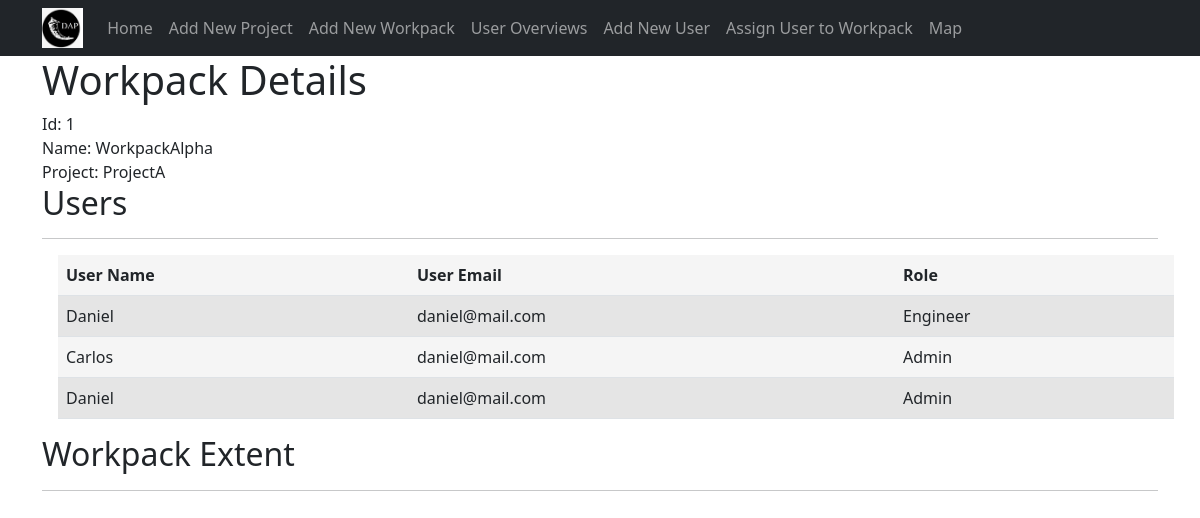
The page /workpack/1 on the database as committed earlier.
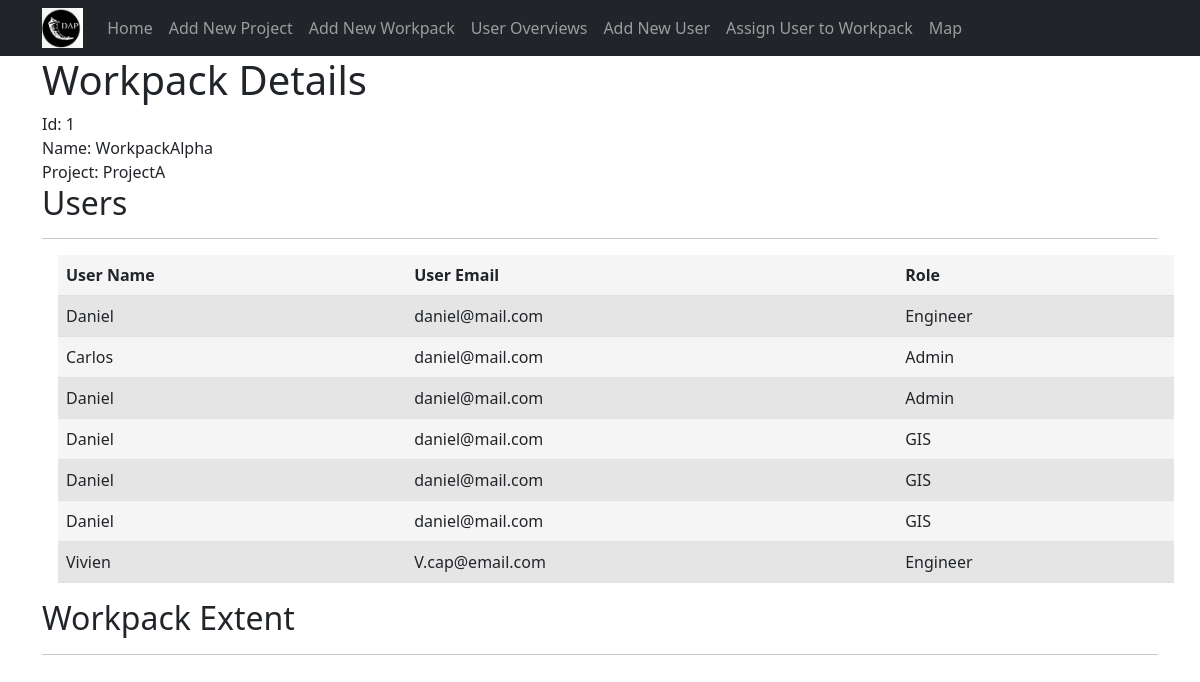
The same page on the database as committed later.
### tables this page shows
CREATE TABLE dap_workpack (
	uid integer PRIMARY KEY AUTOINCREMENT,
	workpack_name text,
	project_id integer,
	workpack_extent text
);

CREATE TABLE dap_project (
	uid integer PRIMARY KEY AUTOINCREMENT,
	project_name text,
	project_db text
);

CREATE TABLE dap_user (
	uid integer PRIMARY KEY AUTOINCREMENT,
	user_name text,
	user_email text
);

CREATE TABLE dap_role (
	uid integer PRIMARY KEY AUTOINCREMENT,
	role_name text,
	role_level integer
);

### app.py (the view)
@app.route("/workpack/<int:index>")
def workpack_view(index):
    try:
        workpack = get_specific_workpack(index)
        workpack_details = get_specific_workpack_details(index)
        wkp_headings = ("User Name", "User Email", "Role")
        wkp_data = []
        for row in workpack_details:
            wkp_data.append((row.get('user'),
                            row.get('user_email'),
                            row.get('role'))
                            )
        coords = workpack.get("extent")
        lat = float(coords.split(",")[0])
        lon = float(coords.split(",")[1])
        coords_formatted = (lat,lon
                            )
        coord_dict = {"lat": lat,
                      "lon": lon
                      }
        print (coord_dict)
        return render_template("workpack.html",
                               index=index,
                               workpack=workpack,
                               workpack_details=workpack_details,
                               headings=wkp_headings,
                               data=wkp_data,
                               coords=coord_dict
        )
    except IndexError:
        abort(404)

### app.py (called while the page is built)
@app.teardown_appcontext
def close_connection(exception):
    db = getattr(g, "_database", None)
    if db is not None:
        db.close()

### model.py (called while the page is built)
def get_db():
    db = getattr(g, "_database", None)
    if db is None:
        db = g._database = sqlite3.connect("db/dap_admin.db")
    return db

def get_workpacks():
    conn = get_db()
    c = conn.cursor()
    workpacks_from_db = c.execute("""SELECT w.uid as wkp_id,
                    p.project_name, w.workpack_name, w.workpack_extent
                    FROM
                    dap_project AS p
                    INNER JOIN dap_workpack AS w ON p.uid = w.project_id
                    ORDER BY p.uid
    """)
    workpacks = []
    for row in workpacks_from_db:
        workpack = {
            "id": row[0],
            "project": row[1],
            "workpack": row[2],
            "extent": row[3]
        }
        workpacks.append(workpack)
    return workpacks

def get_specific_workpack(id):
    workpacks = get_workpacks()
    for row in workpacks:
        if row['id'] == id:
            return row

def get_specific_workpack_details(id):
    workpacks = get_workpack_details(id)
    return workpacks

### templates/workpack.html (shortened to what this page needs)
{% extends 'base.html' %}
{% set active_page = 'new_item' %}
{% block content %}
    <h1>Workpack Details </h1>
    Id: {{index}}<br>
    Name: {{workpack.workpack}}<br>
    Project: {{workpack.project}}<br>
<div class="users">
    <h2>Users</h2><hr>
      {% include 'static_table.html' %}
</div>
<div class="map_extent">
    <h2>Workpack Extent</h2><hr>
      {% include 'map.html' %}
{% endblock %}

### templates/base.html (shortened to what this page needs)
<!DOCTYPE html>
<html lang="en">
<head>
    <link href="https://cdn.jsdelivr.net/npm/bootstrap@5.1.3/dist/css/bootstrap.min.css" rel="stylesheet">
    <link rel="stylesheet" href="{{ url_for ('static', filename='css/style.css') }}">
    <link rel="stylesheet" href="https://js.arcgis.com/4.5/esri/css/main.css">
</head>
<body>
    <nav class="navbar navbar-expand-lg navbar-dark bg-dark fixed-top">
        <div class="container">
                <a href="{{ url_for('home') }}" class="navbar-brand">
                    <img src="{{ url_for ('static', filename='images/dap_logo.jpg') }}" height="40px">
                </a>
      <div class="collapse navbar-collapse" id="navbarResponsive">
        <ul class="navbar-nav ml-auto">
          <li class="nav-item {{ 'active' if active_page == 'home' else '' }}">
            <a href="{{ url_for('home') }}" class="nav-link">Home</a>
          </li>
          <li class="nav-item {{ 'active' if active_page == 'new_project' else ''}}">
            <a href="{{ url_for('new_project') }} " class="nav-link">Add New Project</a>
          </li>
          <li class="nav-item {{ 'active' if active_page == 'new_workpack' else ''}}">
            <a href="{{ url_for('new_workpack') }} " class="nav-link">Add New Workpack</a>
          </li>
          <li class="nav-item {{ 'active' if active_page == 'user_overview' else ''}}">
            <a href="{{ url_for('user_overview') }} " class="nav-link">User Overviews</a>
          </li>
          <li class="nav-item {{ 'active' if active_page == 'new_user' else ''}}">
            <a href="{{ url_for('new_user') }} " class="nav-link">Add New User</a>
          </li>
          <li class="nav-item {{ 'active' if active_page == 'new_workpackuser' else ''}}">
            <a href="{{ url_for('new_workpackuser') }} " class="nav-link">Assign User to Workpack</a>
          </li>
          <li class="nav-item {{ 'active' if active_page == 'map_func' else ''}}">
            <a href="{{ url_for('map_func') }} " class="nav-link">Map</a>
          </li>
        </ul>
      </div>
    </div>
  </nav>
  <div class="container">
  {% block content %}{% endblock %}
  </div>
  <script src="https://stackpath.bootstrapcdn.com/bootstrap/4.4.1/js/bootstrap.min.js"></script></body>
</body>
</html>

### templates/static_table.html (shortened to what this page needs)
<!DOCTYPE html>
<html lang="en">
<head>
    <link rel="stylesheet" href="/static/css/style.css" />
</head>
<body>
    <table class="table">
        <tr class="table__header">
            {% for header in headings %}
            <th class="table__cell">  {{ header }}</th>
            {% endfor %}
        </tr>
        {% for row in data %}
        <tr class="table__row">
            {% for cell in row %}
                <td class="table__cell">{{ cell }}</td>
            {% endfor %}
        </tr>
        {% endfor %}
    </table>
</body>
</html>

### templates/map.html (shortened to what this page needs)
{% extends 'base.html' %}
{% set active_page = 'new_item' %}
{% block content %}
<link rel="stylesheet" href="http://cdn.leafletjs.com/leaflet/v0.7.7/leaflet.css" />
<div id="map" style="height: 250px;"></div>
{% endblock %}

### static/css/style.css (style rules this page uses)
body { padding-top: 56px; }
.navbar-brand { padding-top:0rem; padding-bottom: 0rem; }
.table__row:nth-child(even) { background-color: #e5e5e5; }
.table { border-spacing: 0; margin: 1rem; background-color: #f5f5f5; }
.table__header { text-align: left; }
.table__cell { padding: 8px; }

Rows that differ between the two databases and show on the page:
computed for dap_workpack "WorkpackAlpha": gains dap_role (role_name "GIS"); gains dap_user (user_name "Daniel", user_email "daniel@mail.com"); gains dap_role (role_name "Engineer")
added dap_user: user_name "Vivien", user_email "V.cap@email.com"
